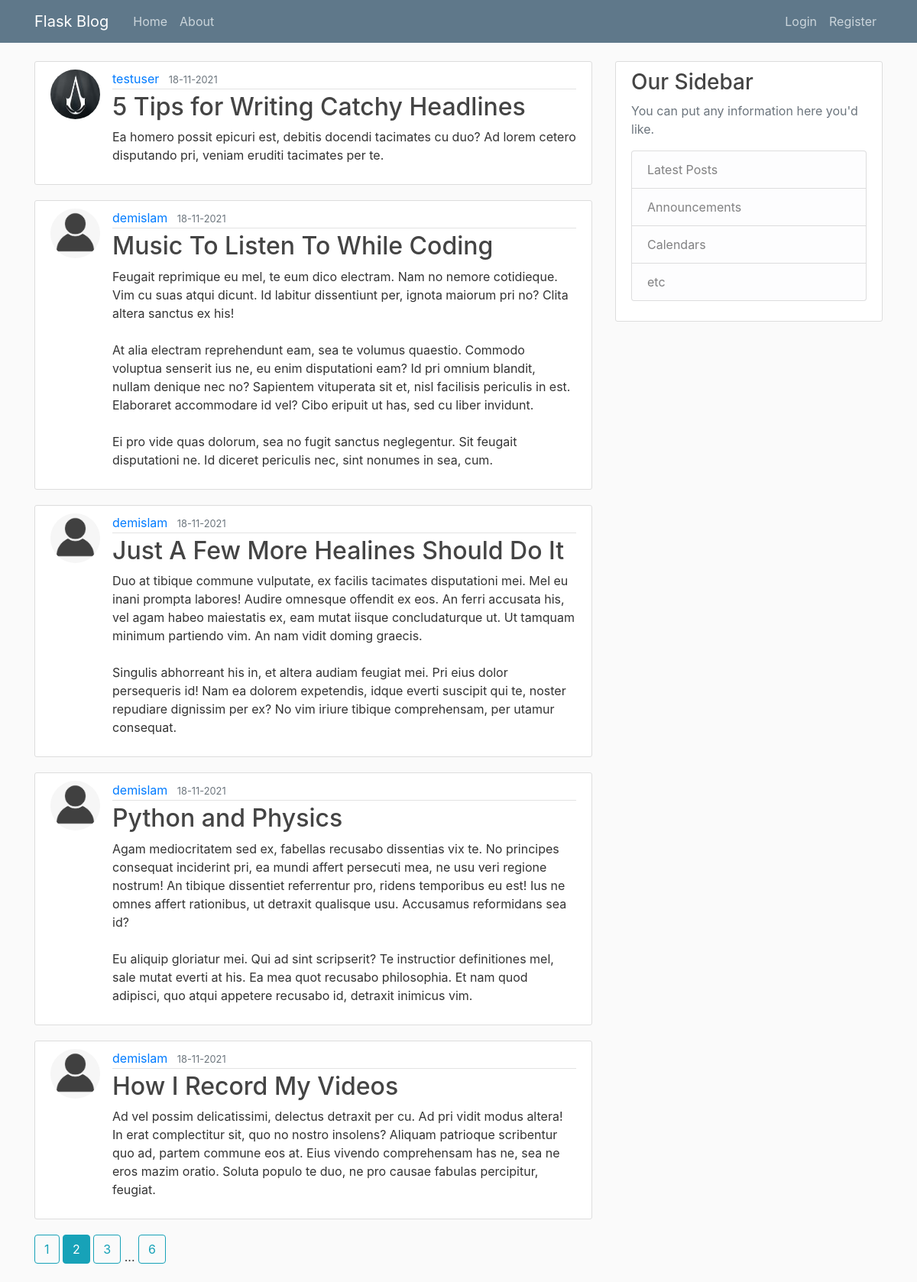
The app's page /home?page_num=2 with its own data.
### blog_webapp/models.py (models this page shows, shortened)
class Post(db.Model):
    id = db.Column(db.Integer, primary_key=True)
    title = db.Column(db.String(100), nullable=False)
    timestamp = db.Column(db.DateTime, nullable=False, default=datetime.utcnow)
    content = db.Column(db.Text, nullable=False)
    user_id = db.Column(db.Integer, db.ForeignKey('user.id'), nullable=False)

class User(db.Model, UserMixin):
    id = db.Column(db.Integer, primary_key=True)
    username = db.Column(db.String(20), unique=True, nullable=False)
    email = db.Column(db.String(120), unique=True, nullable=False)
    profile_image_file = db.Column(db.String(20), nullable=False,
                                   default='default_profile_image.png')
    password = db.Column(db.String(60), nullable=False)
    posts = db.relationship('Post', backref='author', lazy=True)

### blog_webapp/main/routes.py (the view)
@main.route('/')
@main.route('/home')
def home():
    curr_page_num = request.args.get('page_num', 1, type=int)
    posts_paginated = Post.query.order_by(Post.timestamp.desc()).paginate(page=curr_page_num, per_page=5)
    posts = [post for post in posts_paginated.items]
    all_page_nums = [page_num for page_num in posts_paginated.iter_pages(left_edge=1,
                                                                         left_current=1, right_current=2,
                                                                         right_edge=1)]
    return render_template('home.html', posts=posts, curr_page_num=curr_page_num, all_page_nums=all_page_nums)

### blog_webapp/templates/home.html
{% extends "layout.html" %}
{% block content %}
    {% for post in posts %}
    <article class="media content-section">
        <img class="rounded-circle article-img" src=" {{url_for('static', filename='profile_pics/'+post.author.profile_image_file) }}" alt="">
        <div class="media-body">
            <div class="article-metadata">
                <a class="mr-2" href="{{ url_for('users.get_user_posts', username=post.author.username) }}">{{ post.author.username }}</a>
                <small class="text-muted">{{ post.timestamp.strftime('%d-%m-%Y') }}</small>
            </div>
            <h2><a class="article-title" href="{{ url_for('posts.get_post', post_id=post.id) }}">{{ post.title }}</a></h2>
            <p class="article-content">{{ post.content }}</p>
        </div>
    </article>
    {% endfor %}
    {% for page_num in all_page_nums %}
        {% if page_num %}
            {% if page_num == curr_page_num %}
                <a href="{{ url_for('main.home', page_num=page_num) }}" class="btn btn-info mb-4">{{ page_num }}</a>
            {% else %}
                <a href="{{ url_for('main.home', page_num=page_num) }}" class="btn btn-outline-info mb-4">{{ page_num }}</a>
            {% endif %}
        {% else %}
            ...
        {% endif %}
    {% endfor %}
{% endblock content %}

### blog_webapp/static/main.css (style rules this page uses)
body { background: #fafafa; color: #333333; margin-top: 5rem; }
h1, h2, h3, h4, h5, h6 { color: #444444; }
.content-section { background: #ffffff; padding: 10px 20px; border: 1px solid #dddddd; border-radius: 3px; margin-bottom: 20px; }
.article-title { color: #444444; }
.article-content { white-space: pre-line; }
.article-img { height: 65px; width: 65px; margin-right: 16px; }
.article-metadata { padding-bottom: 1px; margin-bottom: 4px; border-bottom: 1px solid #e3e3e3 }

### records on screen
Post: profile_image_file (picture), author.username "testuser", timestamp "18-11-2021", title "5 Tips for Writing Catchy Headlines", content "Ea homero possit epicuri est, debitis docendi tacimates cu duo? Ad lorem cetero disputando pri, veniam eruditi tacimates per te."
Post: profile_image_file (placeholder picture), author.username "demislam", timestamp "18-11-2021", title "Music To Listen To While Coding", content "Feugait reprimique eu mel, te eum dico electram. Nam no nemore cotidieque. Vim cu suas atqui dicunt. Id labitur dissentiunt per, ignota maiorum pri no? Clita altera sanctus ex his! At alia electram reprehendunt eam, sea te volumus quaestio. Commodo voluptua senserit ius ne, eu enim disputationi eam? Id pri omnium blandit, nullam denique nec no? Sapientem vituperata sit et, nisl facilisis periculis in est. Elaboraret accommodare id vel? Cibo eripuit ut has, sed cu liber invidunt. Ei pro vide quas dolorum, sea no fugit sanctus neglegentur. Sit feugait disputationi ne. Id diceret periculis nec, sint nonumes in sea, cum."
Post: profile_image_file (placeholder picture), author.username "demislam", timestamp "18-11-2021", title "Just A Few More Healines Should Do It", content "Duo at tibique commune vulputate, ex facilis tacimates disputationi mei. Mel eu inani prompta labores! Audire omnesque offendit ex eos. An ferri accusata his, vel agam habeo maiestatis ex, eam mutat iisque concludaturque ut. Ut tamquam minimum partiendo vim. An nam vidit doming graecis. Singulis abhorreant his in, et altera audiam feugiat mei. Pri eius dolor persequeris id! Nam ea dolorem expetendis, idque everti suscipit qui te, noster repudiare dignissim per ex? No vim iriure tibique comprehensam, per utamur consequat."
Post: profile_image_file (placeholder picture), author.username "demislam", timestamp "18-11-2021", title "Python and Physics", content "Agam mediocritatem sed ex, fabellas recusabo dissentias vix te. No principes consequat inciderint pri, ea mundi affert persecuti mea, ne usu veri regione nostrum! An tibique dissentiet referrentur pro, ridens temporibus eu est! Ius ne omnes affert rationibus, ut detraxit qualisque usu. Accusamus reformidans sea id? Eu aliquip gloriatur mei. Qui ad sint scripserit? Te instructior definitiones mel, sale mutat everti at his. Ea mea quot recusabo philosophia. Et nam quod adipisci, quo atqui appetere recusabo id, detraxit inimicus vim."
Post: profile_image_file (placeholder picture), author.username "demislam", timestamp "18-11-2021", title "How I Record My Videos", content "Ad vel possim delicatissimi, delectus detraxit per cu. Ad pri vidit modus altera! In erat complectitur sit, quo no nostro insolens? Aliquam patrioque scribentur quo ad, partem commune eos at. Eius vivendo comprehensam has ne, sea ne eros mazim oratio. Soluta populo te duo, ne pro causae fabulas percipitur, feugiat."

### other values on screen
{{ page_num }} "1" "3" "6"
{{ page_num }} "2"
